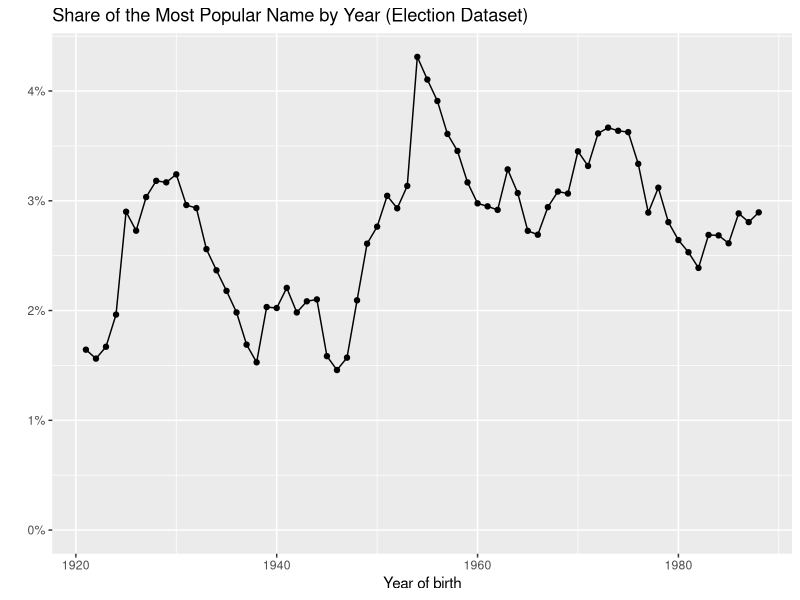
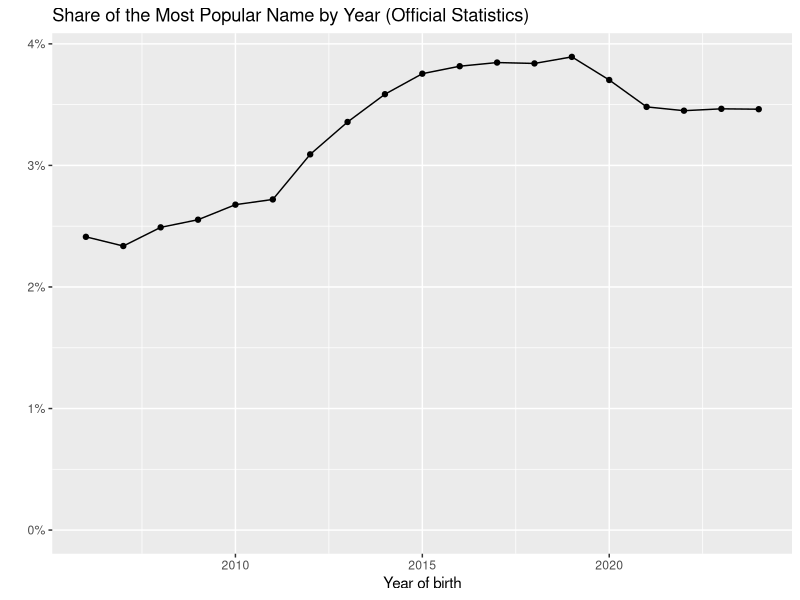

These figures' R source, in order:
## ---- chunk 1
knitr::opts_chunk$set(echo = F, warning = F, message = F)
rm(list=ls())
library(dplyr)
library(ggplot2)
## ---- chunk 2
names_elections = read.csv("../data/names_elections.csv")
names_official = read.csv("../data/names_official.csv")
## ---- chunk 3
names_elections_top = names_elections %>% 
  group_by(year) %>% 
  mutate(percentage = n/total) %>% 
  slice_max(percentage,n = 1)

ggplot(names_elections_top, aes(x = year, y = percentage)) + geom_point() + 
  geom_line() + scale_y_continuous(limits = c(0,NA), labels = scales::label_percent(accuracy = 1)) + 
  labs(title = "Share of the Most Popular Name by Year (Election Dataset)", y="", x = "Year of birth")

## ---- chunk 4
names_official_top  = names_official %>% 
  mutate(percentage = count/total_newborns) %>% 
  group_by(year) %>% 
  slice_max(percentage,n = 1)  

ggplot(names_official_top, aes(x = year, y = percentage)) + geom_point() + 
  geom_line() + scale_y_continuous(limits = c(0,NA), labels = scales::label_percent(accuracy = 1)) + 
  labs(title = "Share of the Most Popular Name by Year (Official Statistics)", y="", x = "Year of birth")
